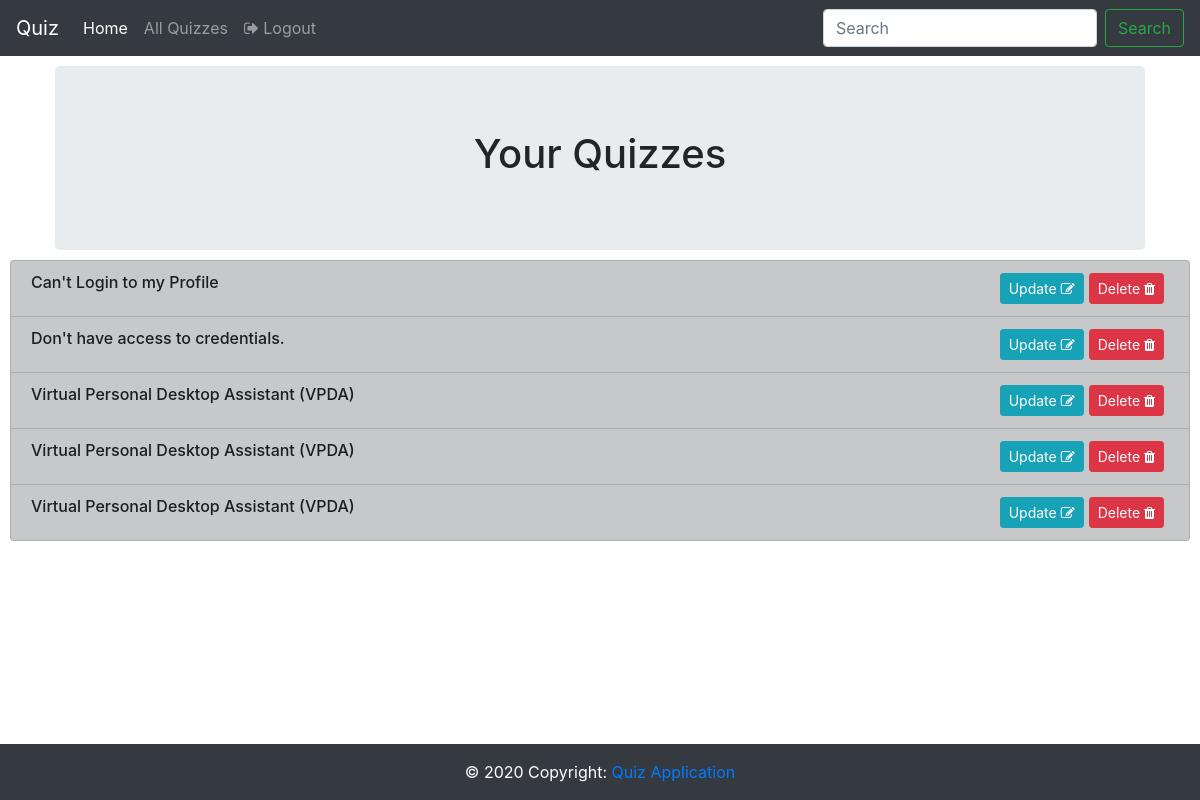
The app's page /quiz/quiz_list/ (signed in), older data.
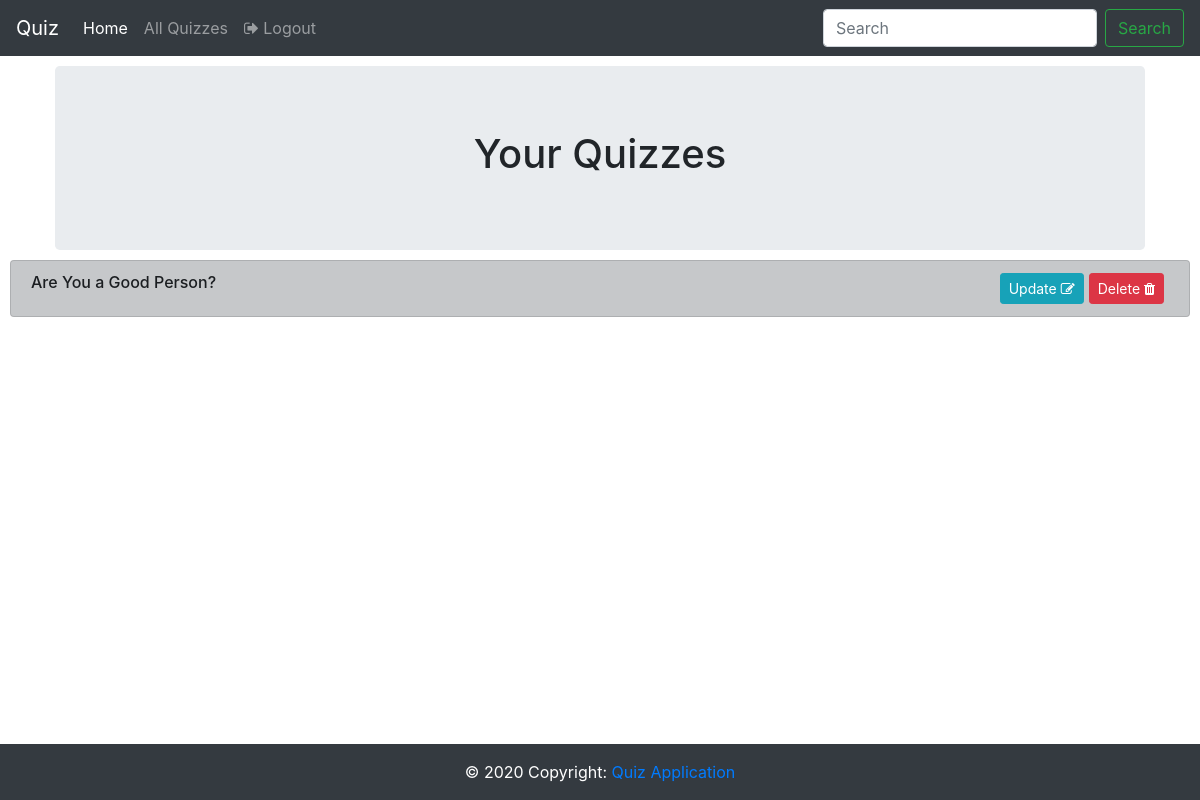
The same page, newer data.
### QuizApp/models.py (models this page shows, shortened)
class Quiz(models.Model):
    MARKING_CHOICES = [
    ('same', 'Same Marking for all Category'),
    ('different', 'Different Marking for all Category'),
    ]
    title = models.CharField(
        verbose_name=("Title"),
        max_length=60, blank=False)
    description = models.TextField(
        verbose_name=("Description"),
        default = "Get Set Go",
        blank=True, help_text=("A description of the quiz. [Optional]"))
    category = models.ForeignKey(
        Category, null=True, blank=False,
        verbose_name=("Category"), on_delete=models.CASCADE)
    random_order = models.BooleanField(
        blank=False, default=False,
        verbose_name=("Random Order"),
        help_text=("Display the questions in "
                    "a random order or as they "
                    "are set?"))
    max_questions = models.PositiveIntegerField(
        blank=False, null=True, verbose_name=("Max Questions"),
        help_text=("Number of questions to be asked on each attempt. [Optional]"))
    answers_at_end = models.BooleanField(
        blank=False, default=False,
        help_text=("Correct answer is NOT shown after question."
                    " Answers displayed at the end."),
        verbose_name=("Answers at end"))
    pass_mark = models.SmallIntegerField(
        blank=False, default=100,
        verbose_name=("Pass Mark"),
        help_text=("Percentage required to pass exam."),
        validators=[MaxValueValidator(100)])
    marking = models.CharField(max_length=250, choices=MARKING_CHOICES, default='same')
    success_text = models.TextField(
        blank=True, help_text=("Displayed if user passes. [Optional]"),
        verbose_name=("Success Text"), default = "Hey, you successfully passed the quiz. It was difficult but you indeed succeeded. Congratulations and wish you more success!!!.")
    fail_text = models.TextField(
        verbose_name=("Fail Text"),
        blank=True, help_text=("Displayed if user fails. [Optional]"), default = "Hey, you were not able to pass this time. But don't lose hope. Work hard and come with a bang next time.")
    time_alloted = models.CharField(
        max_length=250,
        verbose_name=("Time Alloted"),
        blank=False, help_text=("Time to be alloted for Quiz."),)
    slug = models.SlugField(max_length = 250, null = True, blank = True,)
    quiz_setter = models.ForeignKey(User,on_delete=models.CASCADE,default=None)
    ready_status = models.BooleanField(blank=True, default=False)
    class Meta:
        verbose_name = ("Quiz")
        verbose_name_plural = ("Quizzes")

### QuizApp/views.py (the view)
# urls.py: path('quiz_list/',views.QuizListView.as_view(), name="quiz_list"),
class QuizListView(LoginRequiredMixin,ListView):
    template_name = 'created_quiz_list.html'
    model = Quiz
    context_object_name = 'quizzes' #Context name used in template
    def get_queryset(self): #To show contacts associated to logged in user only and not all
        quizzes = super().get_queryset()
        return quizzes.filter(quiz_setter=self.request.user)

### templates/created_quiz_list.html (shortened to what this page needs)
{% extends 'base_nav.html' %}
{% load crispy_forms_tags %}
{% block body %}
<link href="https://maxcdn.bootstrapcdn.com/font-awesome/4.2.0/css/font-awesome.min.css" rel="stylesheet">
<div class="container">
    <div class="jumbotron" style="margin: 10px;">
    	<center><h1> Your Quizzes </h1></center>
    </div>
</div>
{% if quizzes %}
	<ul class="list-group" style="margin: 10px;">
      {% for quiz in quizzes %}
        <li class="list-group-item list-group-item-dark"><h6 style="float:left;">{{quiz.title}}</h6> <a href="{% url 'delete_quiz' quiz.id %}" class="btn btn-danger btn-sm" role="button" style="float: right; margin-right: 5px;">Delete <i class="fa fa-trash"></i></a><a href="{% url 'update_quiz1' quiz.id %}" class="btn btn-info btn-sm" role="button" style="float: right;margin-right: 5px;">Update <i class="fa fa-edit"></i></a></li>
      {% endfor %}
    </ul>
{% else %}
  	<p class="d-block font-weight-light my-2 heading">You haven't created any quizzes yet!!</p>
{% endif %}
{% endblock %}

Row changes from the older to the newer data that the page shows:
removed Quiz: title "Don't have access to credentials."
removed Quiz: title "Virtual Personal Desktop Assistant (VPDA)"
removed Quiz: title "Virtual Personal Desktop Assistant (VPDA)"
removed Quiz: title "Virtual Personal Desktop Assistant (VPDA)"
changed Quiz: title "Can't Login to my Profile" → "Are You a Good Person?"
